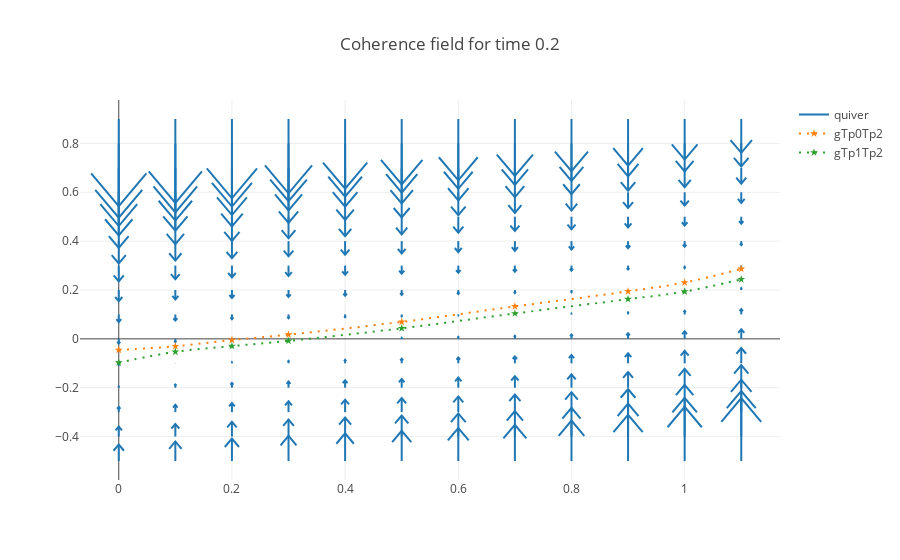

The cell this chart's notebook holds for it:
### Code cell
#create a matrix of mesh values
mm,cc = np.meshgrid(np.arange(-0., 1.2, .1), np.arange(-.5, 1, .1))

t = .2
ma = np.array(mm)
ca = np.array(cc)
xList = []
yList = []
uList = []
vList = []
for mi in range(ma.shape[0]):
    for ci in range(ca.shape[1]):
        cIn = torch.Tensor([[t,ma[mi,ci], ca[mi,ci]]])
        cohOut = cohModel(cIn)
        x = ma[mi,ci]
        y = ca[mi,ci]
        u = 0
        v = cohOut.data.numpy()[0,0] #extract value 0.0716
        xList.append(x)
        yList.append(y)
        uList.append(u)
        vList.append(v)


xx = np.array(xList)
yy = np.array(yList)
uu = np.array(uList)
vv = np.array(vList)

fig0 = ff.create_quiver(xx, yy, uu, vv,
       scale=.4,
       arrow_scale=.4,
       name='quiver'
       #,line=dict(width=2)
      )

fig0.layout.title = 'Coherence field for time ' + str(t)
fig0.add_trace(f.data[2]) 
fig0.add_trace(f.data[3]) 
offline.iplot(fig0)
layout.title

### Figure 1 — Plotly figure (JSON) as saved in the notebook; plotly's stock layout.template omitted (floating-point values rounded to 4 significant figures; data arrays with more than 128 entries replaced by an {"elided": "..."} marker saying what was removed)
{"data": [{"mode": "lines", "name": "quiver", "type": "scatter", "uid": "46e74f61-38c7-4f52-ad99-76a257d03d72", "x": {"elided": "1260 float values"}, "y": {"elided": "1260 float values"}}, {"line": {"dash": "2px,6px", "shape": "spline"}, "marker": {"symbol": "star"}, "name": "gTp0Tp2", "type": "scatter", "uid": "65a61e91-0190-46ac-9327-6768e34432e5", "x": [0, 0.1, 0.2, 0.3, 0.5, 0.7, 0.9, 1, 1.1], "y": [-0.04545, -0.0303, -0.00478, 0.01713, 0.0695, 0.1328, 0.1945, 0.2307, 0.2864]}, {"line": {"dash": "2px,6px", "shape": "spline"}, "marker": {"symbol": "star"}, "name": "gTp1Tp2", "type": "scatter", "uid": "c4b99ac7-a532-4720-b73e-4129a7b303c8", "x": [0, 0.1, 0.2, 0.3, 0.5, 0.7, 0.9, 1, 1.1], "y": [-0.09744, -0.05297, -0.0297, -0.008453, 0.04312, 0.104, 0.1625, 0.1935, 0.2436]}], "layout": {"hovermode": "closest", "title": {"text": "Coherence field for time 0.2"}}}
